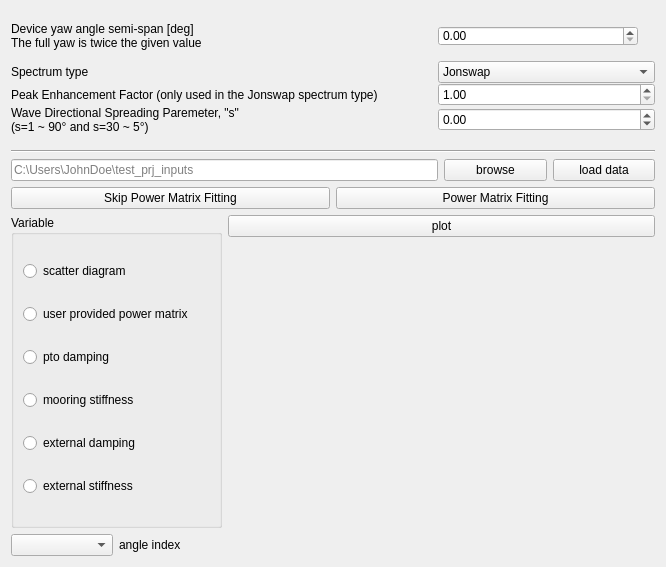
<?xml version="1.0" encoding="UTF-8"?>
<ui version="4.0">
 <class>Form</class>
 <widget class="QWidget" name="Form">
  <property name="geometry">
   <rect>
    <x>0</x>
    <y>0</y>
    <width>666</width>
    <height>567</height>
   </rect>
  </property>
  <property name="windowTitle">
   <string>Performance Fit - Module</string>
  </property>
  <layout class="QGridLayout" name="gridLayout">
   <item row="5" column="0" rowspan="2" colspan="2">
    <widget class="QGroupBox" name="groupBox">
     <property name="title">
      <string>Variable</string>
     </property>
     <layout class="QVBoxLayout" name="verticalLayout">
      <item>
       <widget class="QRadioButton" name="rb_sd">
        <property name="text">
         <string>scatter diagram</string>
        </property>
       </widget>
      </item>
      <item>
       <widget class="QRadioButton" name="rb_pm">
        <property name="text">
         <string>user provided power matrix</string>
        </property>
       </widget>
      </item>
      <item>
       <widget class="QRadioButton" name="rb_pto">
        <property name="text">
         <string>pto damping</string>
        </property>
       </widget>
      </item>
      <item>
       <widget class="QRadioButton" name="rb_moo">
        <property name="text">
         <string>mooring stiffness</string>
        </property>
       </widget>
      </item>
      <item>
       <widget class="QRadioButton" name="rb_k_ext">
        <property name="text">
         <string>external damping</string>
        </property>
       </widget>
      </item>
      <item>
       <widget class="QRadioButton" name="rb_d_ext">
        <property name="text">
         <string>external stiffness</string>
        </property>
       </widget>
      </item>
     </layout>
    </widget>
   </item>
   <item row="6" column="2" rowspan="2" colspan="4">
    <widget class="QWidget" name="mpl_window" native="true">
     <layout class="QVBoxLayout" name="mpl_vl"/>
    </widget>
   </item>
   <item row="2" column="0" colspan="4">
    <widget class="QLineEdit" name="le_pfit_data">
     <property name="placeholderText">
      <string>C:\Users\JohnDoe\test_prj_inputs</string>
     </property>
    </widget>
   </item>
   <item row="5" column="2" colspan="4">
    <widget class="QPushButton" name="btn_plot_pfit">
     <property name="text">
      <string>plot</string>
     </property>
    </widget>
   </item>
   <item row="7" column="0">
    <widget class="QComboBox" name="cb_angle_index"/>
   </item>
   <item row="7" column="1">
    <widget class="QLabel" name="label">
     <property name="text">
      <string>angle index</string>
     </property>
    </widget>
   </item>
   <item row="2" column="5">
    <widget class="QPushButton" name="btn_load_pfit">
     <property name="text">
      <string>load data</string>
     </property>
    </widget>
   </item>
   <item row="2" column="4">
    <widget class="QPushButton" name="btn_browse_pfit">
     <property name="text">
      <string>browse</string>
     </property>
    </widget>
   </item>
   <item row="3" column="3" colspan="3">
    <widget class="QPushButton" name="btn_fitting">
     <property name="text">
      <string>Power Matrix Fitting</string>
     </property>
    </widget>
   </item>
   <item row="0" column="0" colspan="6">
    <layout class="QGridLayout" name="gridLayout_2">
     <property name="sizeConstraint">
      <enum>QLayout::SetMinimumSize</enum>
     </property>
     <property name="bottomMargin">
      <number>10</number>
     </property>
     <property name="spacing">
      <number>0</number>
     </property>
     <item row="0" column="0">
      <widget class="QLabel" name="label_2">
       <property name="minimumSize">
        <size>
         <width>0</width>
         <height>50</height>
        </size>
       </property>
       <property name="maximumSize">
        <size>
         <width>16777215</width>
         <height>50</height>
        </size>
       </property>
       <property name="sizeIncrement">
        <size>
         <width>0</width>
         <height>0</height>
        </size>
       </property>
       <property name="font">
        <font>
         <italic>false</italic>
        </font>
       </property>
       <property name="text">
        <string>Device yaw angle semi-span [deg]
The full yaw is twice the given value</string>
       </property>
      </widget>
     </item>
     <item row="0" column="1">
      <widget class="QDoubleSpinBox" name="wwAngle">
       <property name="sizePolicy">
        <sizepolicy hsizetype="Minimum" vsizetype="Fixed">
         <horstretch>0</horstretch>
         <verstretch>0</verstretch>
        </sizepolicy>
       </property>
       <property name="minimumSize">
        <size>
         <width>0</width>
         <height>20</height>
        </size>
       </property>
       <property name="maximumSize">
        <size>
         <width>200</width>
         <height>20</height>
        </size>
       </property>
       <property name="maximum">
        <double>180.000000000000000</double>
       </property>
      </widget>
     </item>
     <item row="1" column="0">
      <widget class="QLabel" name="label_3">
       <property name="text">
        <string>Spectrum type</string>
       </property>
      </widget>
     </item>
     <item row="2" column="0">
      <widget class="QLabel" name="label_4">
       <property name="text">
        <string>Peak Enhancement Factor (only used in the Jonswap spectrum type)</string>
       </property>
      </widget>
     </item>
     <item row="1" column="1">
      <widget class="QComboBox" name="uiSpectrum">
       <item>
        <property name="text">
         <string>Jonswap</string>
        </property>
       </item>
       <item>
        <property name="text">
         <string>Pierson_Moskowitz</string>
        </property>
       </item>
       <item>
        <property name="text">
         <string>Bretschneider Mitsuyasu </string>
        </property>
       </item>
       <item>
        <property name="text">
         <string>Modified_Bretschneider Mitsuyasu</string>
        </property>
       </item>
       <item>
        <property name="text">
         <string>Psc Swell</string>
        </property>
       </item>
       <item>
        <property name="text">
         <string>Regular</string>
        </property>
       </item>
      </widget>
     </item>
     <item row="2" column="1">
      <widget class="QDoubleSpinBox" name="uiGamma">
       <property name="minimum">
        <double>1.000000000000000</double>
       </property>
       <property name="maximum">
        <double>7.000000000000000</double>
       </property>
      </widget>
     </item>
     <item row="3" column="0">
      <widget class="QLabel" name="label_5">
       <property name="text">
        <string>Wave Directional Spreading Paremeter, &quot;s&quot;
(s=1 ~ 90° and s=30 ~ 5°)</string>
       </property>
      </widget>
     </item>
     <item row="3" column="1">
      <widget class="QDoubleSpinBox" name="uiSpreading">
       <property name="minimum">
        <double>-1.000000000000000</double>
       </property>
       <property name="maximum">
        <double>50.000000000000000</double>
       </property>
      </widget>
     </item>
    </layout>
   </item>
   <item row="3" column="0" colspan="3">
    <widget class="QPushButton" name="btn_skip_fit">
     <property name="text">
      <string>Skip Power Matrix Fitting</string>
     </property>
    </widget>
   </item>
   <item row="1" column="0" colspan="6">
    <widget class="Line" name="line">
     <property name="orientation">
      <enum>Qt::Horizontal</enum>
     </property>
    </widget>
   </item>
  </layout>
 </widget>
 <resources/>
 <connections/>
</ui>
